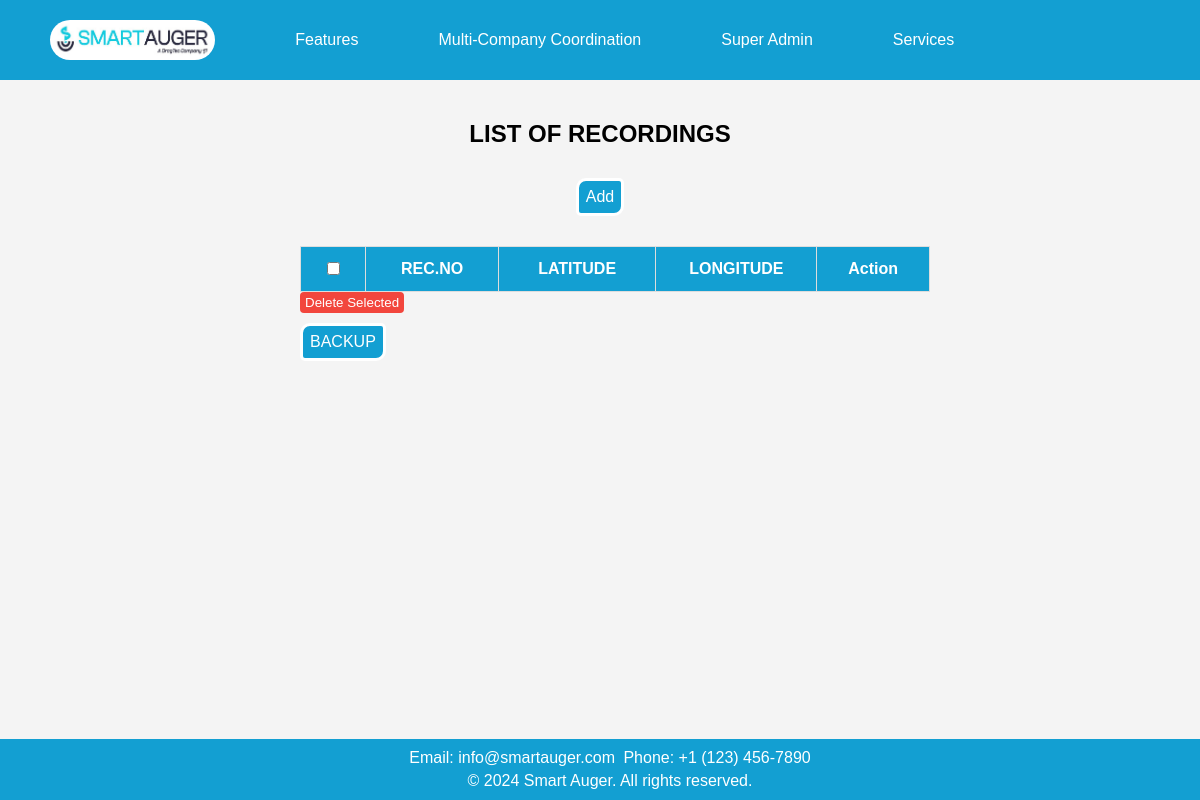
The app's page /data_management/, older data.
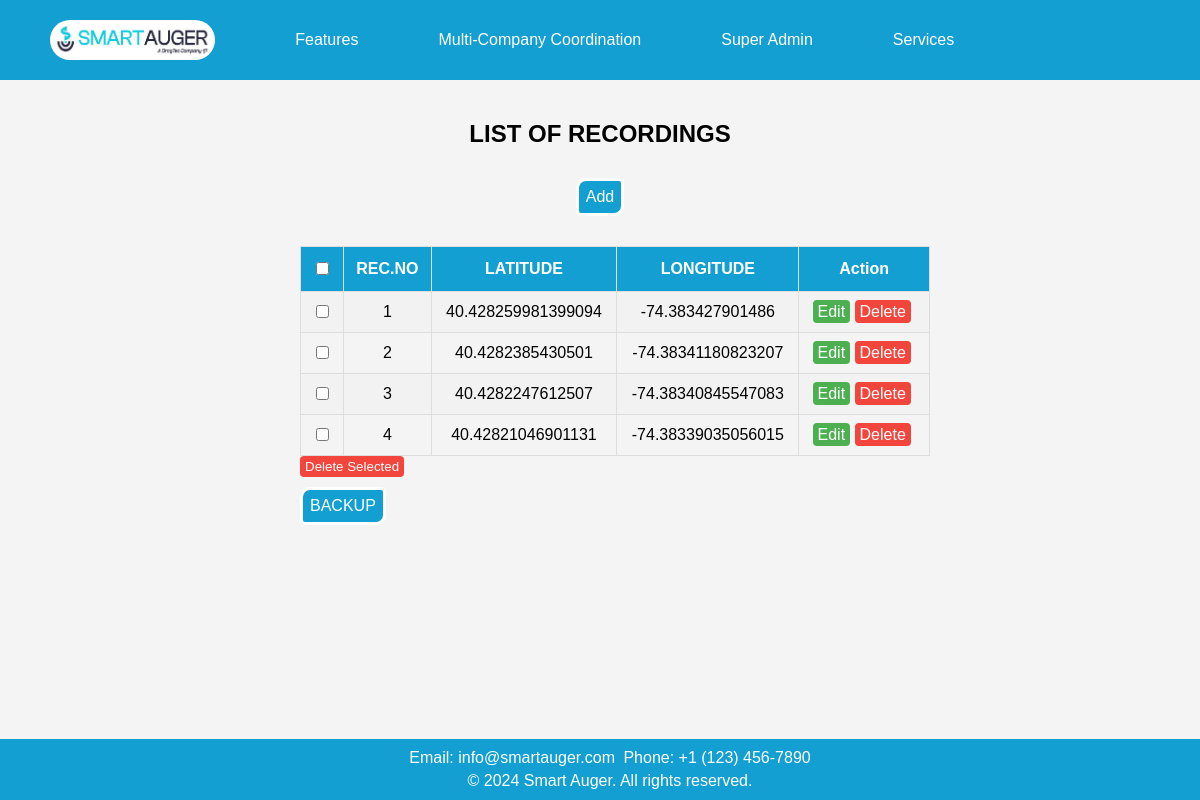
The same page, newer data.
### app1/models.py (models this page shows, shortened)
class Location(models.Model):
    rec_no = models.AutoField(primary_key=True,unique=True)
    latitude = models.FloatField()
    longitude = models.FloatField()

### app1/views.py (the view)
# urls.py: path('data_management/',views.data_management_view,name='data_management'),
def data_management_view(request):
    recordings = Location.objects.all()
    return render(request, 'app1/data_management.html', {'recordings': recordings})

### app1/templates/app1/data_management.html (shortened to what this page needs)
<!DOCTYPE html>
<html lang="en">
<head>
    {% load static %}
</head>
<body>
    <header>
        <nav class="nav">
            <a class="logo" href="#"><img src="{% static 'app1/images/icon.jpg' %}" alt="Logo"></a>
            <div class="dropdown">
                <a href="#">Features</a>
            </div>
            <div class="dropdown">
                <a href="#" class="dropbtn">Multi-Company Coordination</a>
            </div>
            <div class="dropdown">
                <a href="#">Super Admin</a>
            </div>
            <div class="dropdown">
                <a href="#">Services</a>
            </div>
        </nav>
    </header>
    <div class="user">
        <h2 class="heading1">LIST OF RECORDINGS</h2>
        <a class="add" href="{% url 'add_reco' %}">Add</a>
    </div>
    <div id="table-container">
        <form action="{% url 'delete_selected' %}" method="post">
            <table id="customers">
                <tr>
                    <th><input type="checkbox" onClick="toggleAll(this)"></th>
                    <th>REC.NO</th>
                    <th>LATITUDE</th>
                    <th>LONGITUDE</th>
                    <th>Action</th>
                </tr>
                {% for recording in recordings %}
                <tr>
                    <td><input type="checkbox" name="selected_recordings" value="{{ recording.pk }}"></td>
                    <td>{{ recording.rec_no }}</td>
                    <td>{{ recording.latitude }}</td>
                    <td>{{ recording.longitude }}</td>
                    <td>
                        <a href="{% url 'user_update' recording.pk %}" class="edit-btn">Edit</a>
                        <a href="{% url 'task_delete' recording.pk %}" class="delete-btn">Delete</a>
                    </td>
                </tr>
                {% endfor %}
            </table>
            <button type="submit" class="delete-btn">Delete Selected</button>
        </form>
        <div>
            <a class="add" href="#">BACKUP</a>
        </div>
    </div>
    <footer>
        <p>Email: info@smartauger.com</p>
        <p>Phone: +1 (123) 456-7890</p>
        <div class="footer-bottom">
            <p>&copy; 2024 Smart Auger. All rights reserved.</p>
        </div>
    </footer>
</body>
</html>

Row changes from the older to the newer data that the page shows:
added Location: rec_no "1", latitude "40.428259981399094", longitude "-74.383427901486"
added Location: rec_no "2", latitude "40.4282385430501", longitude "-74.38341180823207"
added Location: rec_no "3", latitude "40.4282247612507", longitude "-74.38340845547083"
added Location: rec_no "4", latitude "40.42821046901131", longitude "-74.38339035056015"
